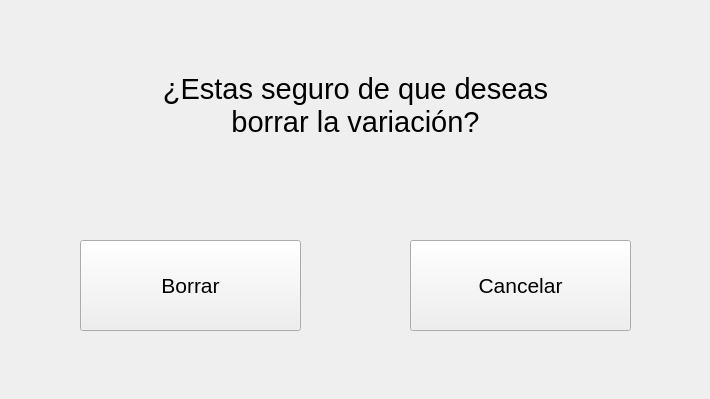
<?xml version="1.0" encoding="UTF-8"?>
<ui version="4.0">
 <class>MainWindow</class>
 <widget class="QMainWindow" name="MainWindow">
  <property name="enabled">
   <bool>true</bool>
  </property>
  <property name="geometry">
   <rect>
    <x>0</x>
    <y>0</y>
    <width>710</width>
    <height>399</height>
   </rect>
  </property>
  <property name="windowTitle">
   <string>MainWindow</string>
  </property>
  <widget class="QWidget" name="centralwidget">
   <widget class="QLabel" name="label_3">
    <property name="geometry">
     <rect>
      <x>850</x>
      <y>30</y>
      <width>191</width>
      <height>111</height>
     </rect>
    </property>
    <property name="font">
     <font>
      <pointsize>16</pointsize>
     </font>
    </property>
    <property name="text">
     <string/>
    </property>
    <property name="pixmap">
     <pixmap>:/prefijoNuevo/s.png</pixmap>
    </property>
    <property name="scaledContents">
     <bool>true</bool>
    </property>
   </widget>
   <widget class="QPushButton" name="pushButton_5">
    <property name="geometry">
     <rect>
      <x>80</x>
      <y>240</y>
      <width>221</width>
      <height>91</height>
     </rect>
    </property>
    <property name="font">
     <font>
      <pointsize>16</pointsize>
     </font>
    </property>
    <property name="text">
     <string>Borrar</string>
    </property>
   </widget>
   <widget class="QPushButton" name="pushButton_6">
    <property name="geometry">
     <rect>
      <x>410</x>
      <y>240</y>
      <width>221</width>
      <height>91</height>
     </rect>
    </property>
    <property name="font">
     <font>
      <pointsize>16</pointsize>
     </font>
    </property>
    <property name="text">
     <string>Cancelar</string>
    </property>
   </widget>
   <widget class="QLabel" name="label_2">
    <property name="geometry">
     <rect>
      <x>40</x>
      <y>30</y>
      <width>631</width>
      <height>151</height>
     </rect>
    </property>
    <property name="font">
     <font>
      <pointsize>22</pointsize>
     </font>
    </property>
    <property name="layoutDirection">
     <enum>Qt::LeftToRight</enum>
    </property>
    <property name="text">
     <string>¿Estas seguro de que deseas
borrar la variación?</string>
    </property>
    <property name="alignment">
     <set>Qt::AlignCenter</set>
    </property>
   </widget>
  </widget>
 </widget>
 <resources>
  <include location="../img/logo.qrc"/>
 </resources>
 <connections/>
</ui>
